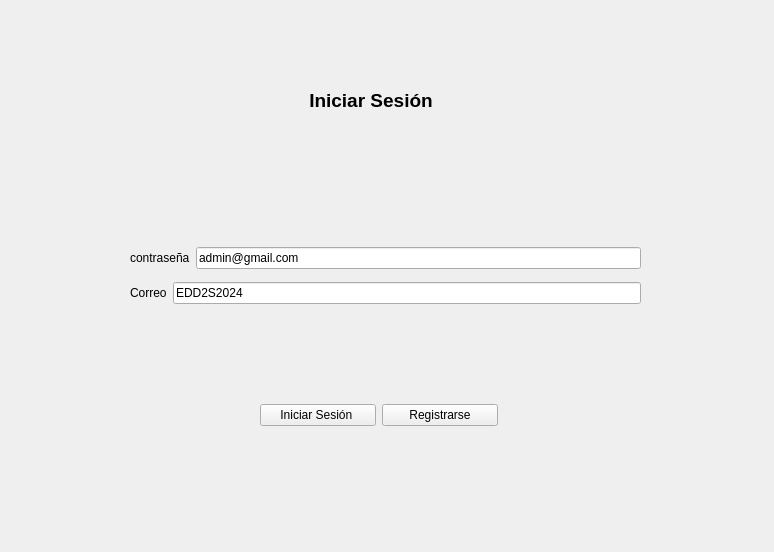
<?xml version="1.0" encoding="UTF-8"?>
<ui version="4.0">
 <class>Widget_Login</class>
 <widget class="QWidget" name="Widget_Login">
  <property name="geometry">
   <rect>
    <x>0</x>
    <y>0</y>
    <width>774</width>
    <height>552</height>
   </rect>
  </property>
  <property name="windowTitle">
   <string>Login</string>
  </property>
  <widget class="QWidget" name="layoutWidget_4">
   <property name="geometry">
    <rect>
     <x>260</x>
     <y>400</y>
     <width>238</width>
     <height>31</height>
    </rect>
   </property>
   <layout class="QHBoxLayout" name="horizontalLayout_5">
    <item>
     <widget class="QPushButton" name="btn_Login">
      <property name="text">
       <string>Iniciar Sesión </string>
      </property>
     </widget>
    </item>
    <item>
     <widget class="QPushButton" name="btn_Sigin">
      <property name="text">
       <string>Registrarse</string>
      </property>
     </widget>
    </item>
   </layout>
  </widget>
  <widget class="QWidget" name="">
   <property name="geometry">
    <rect>
     <x>250</x>
     <y>30</y>
     <width>241</width>
     <height>82</height>
    </rect>
   </property>
   <layout class="QVBoxLayout" name="verticalLayout">
    <item>
     <spacer name="verticalSpacer_4">
      <property name="orientation">
       <enum>Qt::Orientation::Vertical</enum>
      </property>
      <property name="sizeHint" stdset="0">
       <size>
        <width>20</width>
        <height>40</height>
       </size>
      </property>
     </spacer>
    </item>
    <item>
     <layout class="QHBoxLayout" name="horizontalLayout">
      <item>
       <spacer name="horizontalSpacer_2">
        <property name="orientation">
         <enum>Qt::Orientation::Horizontal</enum>
        </property>
        <property name="sizeHint" stdset="0">
         <size>
          <width>40</width>
          <height>20</height>
         </size>
        </property>
       </spacer>
      </item>
      <item>
       <widget class="QLabel" name="label_4">
        <property name="toolTip">
         <string>&lt;html&gt;&lt;head/&gt;&lt;body&gt;&lt;p align=&quot;center&quot;&gt;Iniciar Sesión&lt;/p&gt;&lt;/body&gt;&lt;/html&gt;</string>
        </property>
        <property name="text">
         <string>&lt;html&gt;&lt;head/&gt;&lt;body&gt;&lt;p align=&quot;center&quot;&gt;&lt;span style=&quot; font-size:14pt; font-weight:700;&quot;&gt;Iniciar Sesión&lt;/span&gt;&lt;/p&gt;&lt;/body&gt;&lt;/html&gt;</string>
        </property>
       </widget>
      </item>
      <item>
       <spacer name="horizontalSpacer_3">
        <property name="orientation">
         <enum>Qt::Orientation::Horizontal</enum>
        </property>
        <property name="sizeHint" stdset="0">
         <size>
          <width>40</width>
          <height>20</height>
         </size>
        </property>
       </spacer>
      </item>
     </layout>
    </item>
   </layout>
  </widget>
  <widget class="QWidget" name="">
   <property name="geometry">
    <rect>
     <x>130</x>
     <y>240</y>
     <width>511</width>
     <height>71</height>
    </rect>
   </property>
   <layout class="QVBoxLayout" name="verticalLayout_2">
    <item>
     <layout class="QHBoxLayout" name="horizontalLayout_8">
      <item>
       <widget class="QLabel" name="label_7">
        <property name="text">
         <string>contraseña</string>
        </property>
       </widget>
      </item>
      <item>
       <widget class="QLineEdit" name="txt_correo">
        <property name="text">
         <string>admin@gmail.com</string>
        </property>
       </widget>
      </item>
     </layout>
    </item>
    <item>
     <layout class="QHBoxLayout" name="horizontalLayout_9">
      <item>
       <widget class="QLabel" name="label_8">
        <property name="text">
         <string>Correo</string>
        </property>
       </widget>
      </item>
      <item>
       <widget class="QLineEdit" name="txt_pass">
        <property name="text">
         <string>EDD2S2024</string>
        </property>
       </widget>
      </item>
     </layout>
    </item>
   </layout>
  </widget>
 </widget>
 <resources/>
 <connections/>
</ui>
